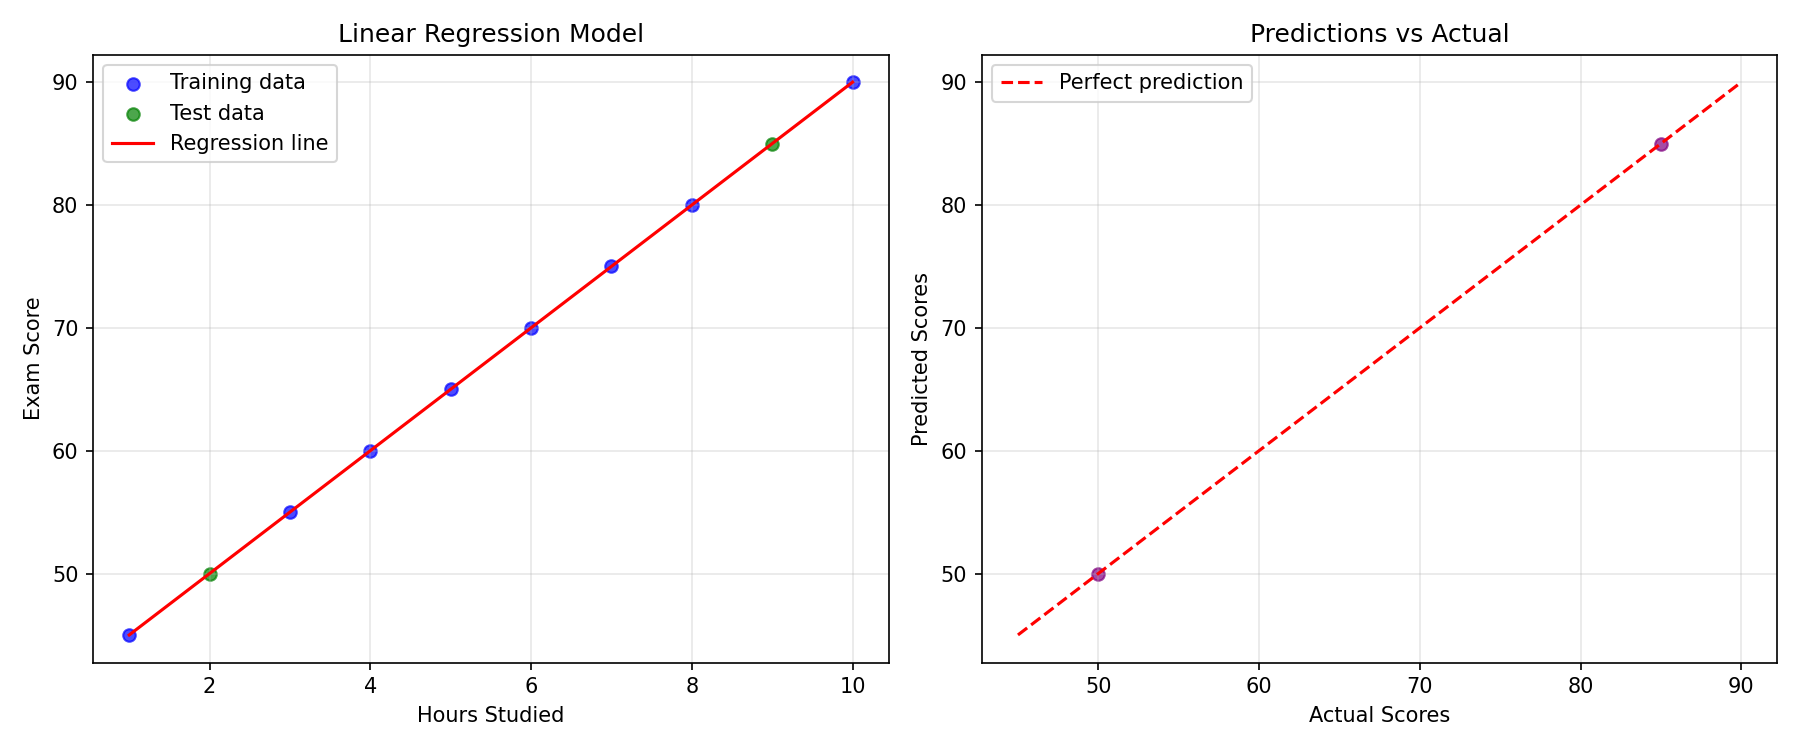

The script that saved this image:
"""
DAY 3: Machine Learning Basics
Your First Steps into AI!
"""

import numpy as np
import matplotlib.pyplot as plt
from sklearn.linear_model import LinearRegression
from sklearn.model_selection import train_test_split
from sklearn.metrics import mean_squared_error, r2_score

print("=" * 60)
print("🤖 MACHINE LEARNING BASICS")
print("=" * 60)

print("""
What is Machine Learning?
------------------------
Machine Learning is teaching computers to learn from data
without being explicitly programmed.

Types of ML:
1. Supervised Learning: Learn from labeled examples
   - Regression: Predict numbers (house prices, exam scores)
   - Classification: Predict categories (spam/not spam)

2. Unsupervised Learning: Find patterns in unlabeled data
   - Clustering: Group similar items

3. Reinforcement Learning: Learn through trial and error
""")

# ========================================
# 1. UNDERSTANDING THE DATA
# ========================================

print("\n📊 1. UNDERSTANDING THE DATA")

# Create simple dataset
# X = hours studied, y = exam score
X = np.array([1, 2, 3, 4, 5, 6, 7, 8, 9, 10]).reshape(-1, 1)
y = np.array([45, 50, 55, 60, 65, 70, 75, 80, 85, 90])

print(f"Hours studied: {X.flatten()}")
print(f"Exam scores: {y}")

# ========================================
# 2. TRAIN/TEST SPLIT
# ========================================

print("\n🔀 2. TRAIN/TEST SPLIT")

X_train, X_test, y_train, y_test = train_test_split(X, y, test_size=0.2, random_state=42)

print(f"Training data: {len(X_train)} samples")
print(f"Test data: {len(X_test)} samples")

# ========================================
# 3. CREATE AND TRAIN MODEL
# ========================================

print("\n🧠 3. TRAINING THE MODEL")

model = LinearRegression()
model.fit(X_train, y_train)

print(f"Model trained!")
print(f"Slope (coefficient): {model.coef_[0]:.2f}")
print(f"Intercept: {model.intercept_:.2f}")
print(f"Formula: Score = {model.coef_[0]:.2f} * Hours + {model.intercept_:.2f}")

# ========================================
# 4. MAKE PREDICTIONS
# ========================================

print("\n🔮 4. MAKING PREDICTIONS")

y_pred = model.predict(X_test)

print("Predictions vs Actual:")
for i, (actual, pred) in enumerate(zip(y_test, y_pred)):
    print(f"  Sample {i+1}: Actual={actual:.0f}, Predicted={pred:.1f}")

# ========================================
# 5. EVALUATE THE MODEL
# ========================================

print("\n📈 5. EVALUATING THE MODEL")

mse = mean_squared_error(y_test, y_pred)
r2 = r2_score(y_test, y_pred)

print(f"Mean Squared Error: {mse:.2f}")
print(f"R² Score: {r2:.4f} (0-1, higher is better)")

# ========================================
# 6. VISUALIZE THE RESULTS
# ========================================

print("\n📊 6. VISUALIZING THE RESULTS")

fig, axes = plt.subplots(1, 2, figsize=(12, 5))

# Plot 1: Data and regression line
axes[0].scatter(X_train, y_train, color='blue', label='Training data', alpha=0.7)
axes[0].scatter(X_test, y_test, color='green', label='Test data', alpha=0.7)
axes[0].plot(X, model.predict(X), color='red', label='Regression line')
axes[0].set_xlabel('Hours Studied')
axes[0].set_ylabel('Exam Score')
axes[0].set_title('Linear Regression Model')
axes[0].legend()
axes[0].grid(True, alpha=0.3)

# Plot 2: Predictions vs Actual
axes[1].scatter(y_test, y_pred, color='purple', alpha=0.7)
axes[1].plot([y.min(), y.max()], [y.min(), y.max()], 'r--', label='Perfect prediction')
axes[1].set_xlabel('Actual Scores')
axes[1].set_ylabel('Predicted Scores')
axes[1].set_title('Predictions vs Actual')
axes[1].legend()
axes[1].grid(True, alpha=0.3)

plt.tight_layout()
plt.savefig('ml_basics.png', dpi=150)
print("✅ Chart saved as 'ml_basics.png'")
plt.show()

# ========================================
# 7. MAKE A REAL PREDICTION
# ========================================

print("\n🎯 7. MAKE A REAL PREDICTION")

hours = float(input("\nHow many hours did you study? "))
predicted_score = model.predict([[hours]])[0]
print(f"Predicted exam score: {predicted_score:.1f}%")

if predicted_score >= 70:
    print("✅ Great! You're on track for a good grade!")
elif predicted_score >= 50:
    print("👍 Keep studying! You can improve!")
else:
    print("💪 You need to study more! It's not too late!")
